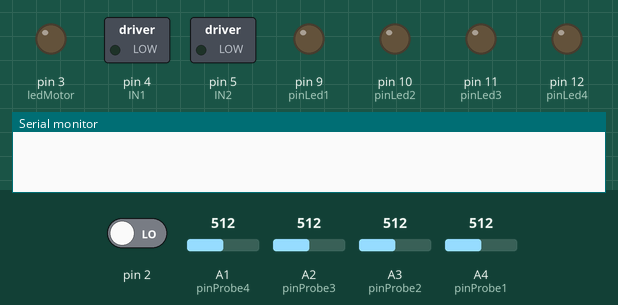
Recording of a sketch running on a simulated Arduino Uno, built with avr-gcc and run on an emulated ATmega328P. On the bench: switched loads named in the sketch (green lamp = pin HIGH), output pins drawn as LEDs (lit = HIGH), the last lines printed to the serial monitor. The test bench sets the inputs (shaded band); at power-on: pin 2 LOW, A1 (pinProbe4) = 512, A2 (pinProbe3) = 512, A3 (pinProbe2) = 512, A4 (pinProbe1) = 512.

Above: at 0.1 s.
At 1.1 s:
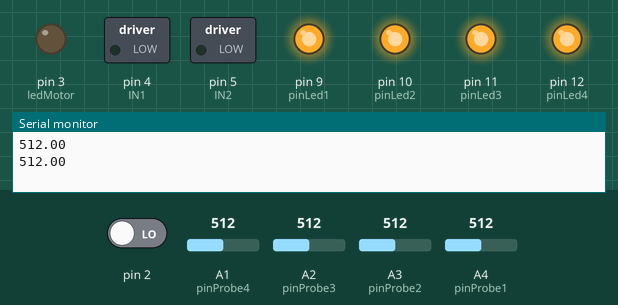
Timing chart, 0 to 2.6 s (numbered marks = the images above):
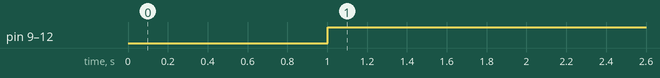

Measured:
- by itself, pin 9 (pinLed1), pin 10 (pinLed2), pin 11 (pinLed3), pin 12 (pinLed4): LOW → HIGH at 1.0 s

The sketch:

projeto_final_microcontroladores.ino
```cpp
// http://megumijr.com/Video-MonitorCaixa.php

int IN1 = 4;
int IN2 = 5;
const int ledMotor = 3;

float vazao; //Variável para armazenar o valor em L/min
float media=0; //Variável para tirar a média a cada 1 minuto
int contaPulso; //Variável para a quantidade de pulsos
int i=0; //Variável para contagem


const int pinLed4 = 12;
const int pinLed3 = 11;
const int pinLed2 = 10;
const int pinLed1 = 9;
const int pinProbe4 = A1;
const int pinProbe3 = A2;
const int pinProbe2 = A3;
const int pinProbe1 = A4;
const int vRef = 10; // Valor superior às leituras flutuantes por indutância
float p4 = 0;
float p3 = 0;
float p2 = 0;
float p1 = 0;
void setup() {

  Serial.begin(9600); //Inicia a serial com um baud rate de 9600
  pinMode(2, INPUT);
  attachInterrupt(0, incpulso, RISING); //Configura o pino 2(Interrupção 0) para trabalhar como interrupção
  Serial.println("\n\nInicio\n\n"); //Imprime Inicio na serial


   pinMode(ledMotor, OUTPUT);
   pinMode(IN1, OUTPUT);
   pinMode(IN2, OUTPUT);

   // Inicializa pins.
   pinMode(pinLed4, OUTPUT);
   pinMode(pinLed3, OUTPUT);
   pinMode(pinLed2, OUTPUT);
   pinMode(pinLed1, OUTPUT);

   pinMode(pinProbe4, INPUT);
   pinMode(pinProbe3, INPUT);
   pinMode(pinProbe2, INPUT);
   pinMode(pinProbe1, INPUT);
   // Inicia serial para debug
   Serial.begin(9600);
}

void loop() {
sensor_fluxo ();

   // Leitura dos probes
   p4 = analogRead(pinProbe4);
   p3 = analogRead(pinProbe3);
   p2 = analogRead(pinProbe2);
   p1 = analogRead(pinProbe1);

   // Para debug
   Serial.print(p1);
   Serial.print(" ");
   Serial.print("\n");

   Serial.print(p2);
   Serial.print(" ");
   Serial.print("\n");

   Serial.print(p3);
   Serial.print(" ");
   Serial.print("\n");

   Serial.print(p3);
   Serial.print(" ");
   Serial.print("\n");
   //Serial.print(pL);
   Serial.print(" ");
   //Serial.print("\n");
   // delay(500);

   // Reseta todos os leds
   digitalWrite(pinLed4, LOW);
   digitalWrite(pinLed3, LOW);
   digitalWrite(pinLed2, LOW);
   digitalWrite(pinLed1, LOW);

   // Nível > 3/4: liga somente led verde
   if (p4 > vRef) {
      digitalWrite(pinLed4, HIGH);
      digitalWrite(pinLed3, HIGH);
      digitalWrite(pinLed2, HIGH);
      digitalWrite(pinLed1, HIGH);

      digitalWrite(IN1, LOW);
      digitalWrite(IN2, LOW);
      digitalWrite(ledMotor, LOW);

   }

   if (p4 < vRef && p3 > vRef) {
      digitalWrite(pinLed4, LOW);
      digitalWrite(pinLed3, HIGH);
      digitalWrite(pinLed2, HIGH);
      digitalWrite(pinLed1, HIGH);
   }

   if (p3 < vRef && p2 > vRef) {
      digitalWrite(pinLed4, LOW);
      digitalWrite(pinLed3, LOW);
      digitalWrite(pinLed2, HIGH);
      digitalWrite(pinLed1, HIGH);
   }

   if (p2 < vRef && p1 > vRef) {
      digitalWrite(pinLed4, LOW);
      digitalWrite(pinLed3, LOW);
      digitalWrite(pinLed2, LOW);
      digitalWrite(pinLed1, HIGH);

      digitalWrite(IN1, HIGH);
      digitalWrite(IN2, LOW);
      digitalWrite(ledMotor, HIGH);
   }
}
void incpulso ()
{
  contaPulso++; //Incrementa a variável de contagem dos pulsos
}

void sensor_fluxo ()
{
  contaPulso = 0;   //Zera a variável para contar os giros por segundos
  sei();      //Habilita interrupção
  delay (1000); //Aguarda 1 segundo
  cli();      //Desabilita interrupção

  vazao = contaPulso / 5.5; //Converte para L/min
  media=media+vazao; //Soma a vazão para o calculo da media
  i++;

  Serial.print(vazao); //Imprime na serial o valor da vazão
  Serial.print(" L/min - "); //Imprime L/min
  Serial.print(i); //Imprime a contagem i (segundos)
  Serial.println("s"); //Imprime s indicando que está em segundos

  if(i==60)
  {
    media = media/60; //Tira a media dividindo por 60
    Serial.print("\nMedia por minuto = "); //Imprime a frase Media por minuto =
    Serial.print(media); //Imprime o valor da media
    Serial.println(" L/min - "); //Imprime L/min
    media = 0; //Zera a variável media para uma nova contagem
    i=0; //Zera a variável i para uma nova contagem
    Serial.println("\n\nInicio\n\n"); //Imprime Inicio indicando que a contagem iniciou
  }
}
```
